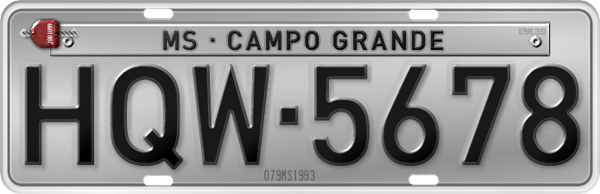
%> input picture Simulado Prova Anterior/SimulacaoProva/images/placa1.bmp, 600 x 194 px
$ octave ex2.m   (GNU Octave 9; MATLAB toolbox functions it lacks are replaced by stand-ins)
%> lines starting %> are read from the running program, lines starting %| are printed output that depends on the picture
clc;
clear;

img1 = imread("SimulacaoProva/images/placa1.bmp");
%> img1 is the input picture: size 194x600x3 uint8; mean R, G, B 145.2, 144.7, 144.7
img2 = imread("SimulacaoProva/images/placa2.bmp");
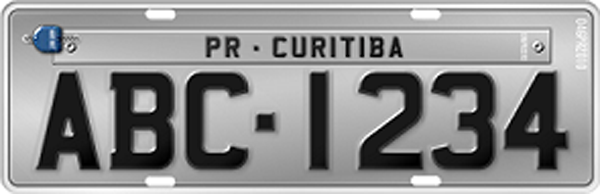
%> input picture Simulado Prova Anterior/SimulacaoProva/images/placa2.bmp, 600 x 194 px
%> img2 is the input picture: size 194x600x3 uint8; mean R, G, B 144.2, 144.4, 144.7
img3 = imread("SimulacaoProva/images/placa3.bmp");
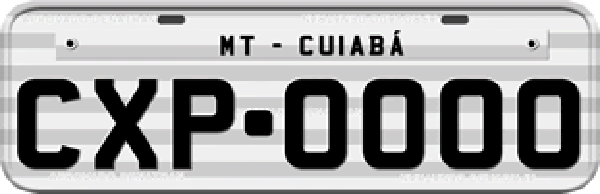
%> input picture Simulado Prova Anterior/SimulacaoProva/images/placa3.bmp, 600 x 194 px
%> img3 is the input picture: size 194x600x3 uint8; mean R, G, B 163.1, 163, 163.2
img4 = imread("SimulacaoProva/images/placa4.bmp");
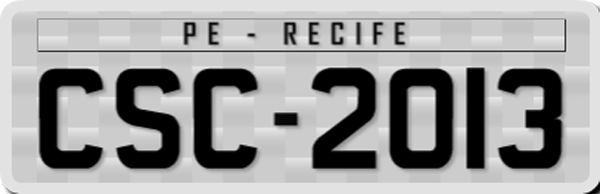
%> input picture Simulado Prova Anterior/SimulacaoProva/images/placa4.bmp, 600 x 194 px
%> img4 is the input picture: size 194x600x3 uint8; min 0, max 255, mean 159.4
img5 = imread("SimulacaoProva/images/placa5.bmp");
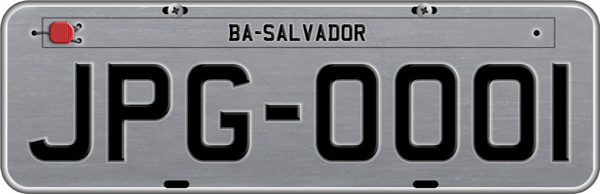
%> input picture Simulado Prova Anterior/SimulacaoProva/images/placa5.bmp, 600 x 194 px
%> img5 is the input picture: size 194x600x3 uint8; mean R, G, B 122.5, 123, 126.1

img1 = rgb2gray(img1);
%> img1: size 194x600 uint8
img2 = rgb2gray(img2);
%> img2: size 194x600 uint8
img3 = rgb2gray(img3);
%> img3: size 194x600 uint8
img4 = rgb2gray(img4);
%> img4: size 194x600 uint8
img5 = rgb2gray(img5);
%> img5: size 194x600 uint8

img1Resized = imresize(img1, 0.15);
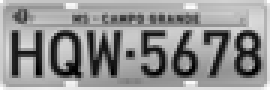
%> img1Resized: size 30x90 uint8 (shown 3 times larger); min 0, max 255, mean 145
img2Resized = imresize(img2, 0.15);
img3Resized = imresize(img3, 0.15);
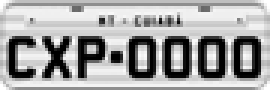
%> img3Resized: size 30x90 uint8 (shown 3 times larger); min 0, max 255, mean 164
img4Resized = imresize(img4, 0.15);
img5Resized = imresize(img5, 0.15);
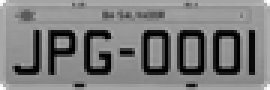
%> img5Resized: size 30x90 uint8 (shown 3 times larger); min 0, max 255, mean 124.2

figure(1)
subplot(2, 3, 1), imshow(img1), title('Image 1');
subplot(2, 3, 2), imshow(img2), title('Image 2');
subplot(2, 3, 3), imshow(img3), title('Image 3');
subplot(2, 3, 4), imshow(img4), title('Image 4');
subplot(2, 3, 5), imshow(img5), title('Image 5');

figure(2)
subplot(2, 3, 1), imshow(img1Resized), title('Resized Image 1');
subplot(2, 3, 2), imshow(img2Resized), title('Resized Image 2');
subplot(2, 3, 3), imshow(img3Resized), title('Resized Image 3');
subplot(2, 3, 4), imshow(img4Resized), title('Resized Image 4');
subplot(2, 3, 5), imshow(img5Resized), title('Resized Image 5');

imwrite(img1Resized, 'ResizedImage1.bmp');
imwrite(img2Resized, 'ResizedImage2.bmp');
imwrite(img3Resized, 'ResizedImage3.bmp');
imwrite(img4Resized, 'ResizedImage4.bmp');
imwrite(img5Resized, 'ResizedImage5.bmp');
